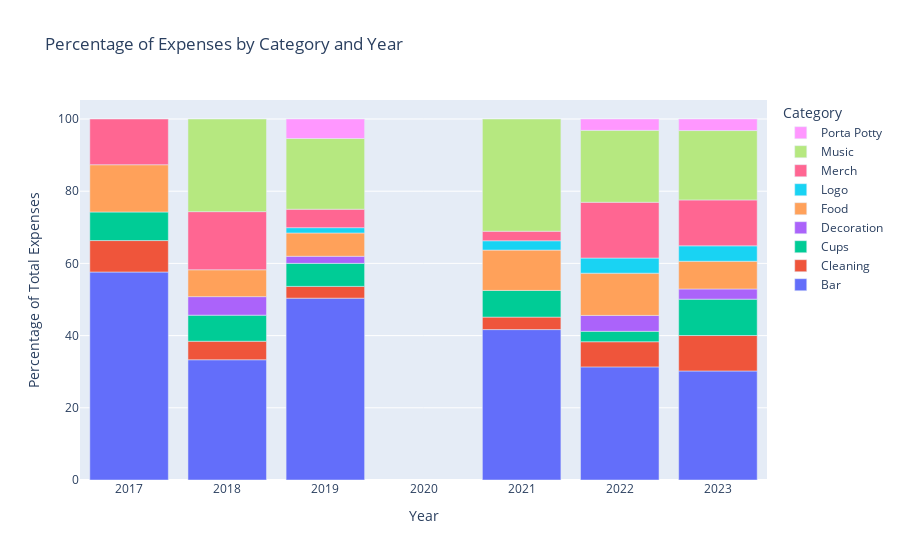

The notebook cell this image was saved under:
### Code cell
# group and sort sums by Category and Year
df_cat_year_sum = df.groupby(["Category", "Year"]).sum().reset_index()

# calculate total expenses per year
total_expenses_per_year = df.groupby("Year")["Amount"].sum().reset_index()

# merge total expenses into df_cat_year_sum
df_cat_year_sum = pd.merge(
    df_cat_year_sum, total_expenses_per_year, on="Year", suffixes=("", "_total")
)

# calculate percentage for each category-year combination
df_cat_year_sum["Percentage"] = (
    df_cat_year_sum["Amount"] / df_cat_year_sum["Amount_total"]
) * 100

# plot the chart
fig = px.bar(
    df_cat_year_sum,
    x="Year",
    y="Percentage",
    color="Category",
    labels={"Percentage": "Percentage of Total Expenses", "Year": "Year"},
    title="Percentage of Expenses by Category and Year",
    hover_data=["Category", "Percentage"],
    category_orders={"Category": sorted(df["Category"].unique())},
    custom_data=["Category"]
)

# set the legend order
fig.update_layout(legend=dict(title="Category", traceorder="reversed"))

# format percentage and display the category in the hover
fig.update_traces(hovertemplate='Category: %{customdata[0]}<br>Percentage: %{y:.2f}%')

fig.show()

### Figure 1 — Plotly figure (JSON) as saved in the notebook; plotly's stock layout.template omitted (floating-point values rounded to 4 significant figures)
{"data": [{"alignmentgroup": "True", "customdata": [["Bar"], ["Bar"], ["Bar"], ["Bar"], ["Bar"], ["Bar"]], "hovertemplate": "Category: %{customdata[0]}<br>Percentage: %{y:.2f}%", "legendgroup": "Bar", "marker": {"color": "#636efa", "pattern": {"shape": ""}}, "name": "Bar", "offsetgroup": "Bar", "orientation": "v", "showlegend": true, "textposition": "auto", "type": "bar", "x": [2017, 2018, 2019, 2021, 2022, 2023], "xaxis": "x", "y": [57.61, 33.31, 50.37, 41.67, 31.33, 30.2], "yaxis": "y"}, {"alignmentgroup": "True", "customdata": [["Cleaning"], ["Cleaning"], ["Cleaning"], ["Cleaning"], ["Cleaning"], ["Cleaning"]], "hovertemplate": "Category: %{customdata[0]}<br>Percentage: %{y:.2f}%", "legendgroup": "Cleaning", "marker": {"color": "#EF553B", "pattern": {"shape": ""}}, "name": "Cleaning", "offsetgroup": "Cleaning", "orientation": "v", "showlegend": true, "textposition": "auto", "type": "bar", "x": [2017, 2018, 2019, 2021, 2022, 2023], "xaxis": "x", "y": [8.709, 5.133, 3.264, 3.454, 6.971, 9.821], "yaxis": "y"}, {"alignmentgroup": "True", "customdata": [["Cups"], ["Cups"], ["Cups"], ["Cups"], ["Cups"], ["Cups"]], "hovertemplate": "Category: %{customdata[0]}<br>Percentage: %{y:.2f}%", "legendgroup": "Cups", "marker": {"color": "#00cc96", "pattern": {"shape": ""}}, "name": "Cups", "offsetgroup": "Cups", "orientation": "v", "showlegend": true, "textposition": "auto", "type": "bar", "x": [2017, 2018, 2019, 2021, 2022, 2023], "xaxis": "x", "y": [7.918, 7.216, 6.383, 7.397, 2.889, 10.07], "yaxis": "y"}, {"alignmentgroup": "True", "customdata": [["Decoration"], ["Decoration"], ["Decoration"], ["Decoration"]], "hovertemplate": "Category: %{customdata[0]}<br>Percentage: %{y:.2f}%", "legendgroup": "Decoration", "marker": {"color": "#ab63fa", "pattern": {"shape": ""}}, "name": "Decoration", "offsetgroup": "Decoration", "orientation": "v", "showlegend": true, "textposition": "auto", "type": "bar", "x": [2018, 2019, 2022, 2023], "xaxis": "x", "y": [5.133, 1.959, 4.4, 2.818], "yaxis": "y"}, {"alignmentgroup": "True", "customdata": [["Food"], ["Food"], ["Food"], ["Food"], ["Food"], ["Food"]], "hovertemplate": "Category: %{customdata[0]}<br>Percentage: %{y:.2f}%", "legendgroup": "Food", "marker": {"color": "#FFA15A", "pattern": {"shape": ""}}, "name": "Food", "offsetgroup": "Food", "orientation": "v", "showlegend": true, "textposition": "auto", "type": "bar", "x": [2017, 2018, 2019, 2021, 2022, 2023], "xaxis": "x", "y": [13.09, 7.442, 6.457, 11.17, 11.7, 7.685], "yaxis": "y"}, {"alignmentgroup": "True", "customdata": [["Logo"], ["Logo"], ["Logo"], ["Logo"]], "hovertemplate": "Category: %{customdata[0]}<br>Percentage: %{y:.2f}%", "legendgroup": "Logo", "marker": {"color": "#19d3f3", "pattern": {"shape": ""}}, "name": "Logo", "offsetgroup": "Logo", "orientation": "v", "showlegend": true, "textposition": "auto", "type": "bar", "x": [2019, 2021, 2022, 2023], "xaxis": "x", "y": [1.469, 2.584, 4.194, 4.27], "yaxis": "y"}, {"alignmentgroup": "True", "customdata": [["Merch"], ["Merch"], ["Merch"], ["Merch"], ["Merch"], ["Merch"]], "hovertemplate": "Category: %{customdata[0]}<br>Percentage: %{y:.2f}%", "legendgroup": "Merch", "marker": {"color": "#FF6692", "pattern": {"shape": ""}}, "name": "Merch", "offsetgroup": "Merch", "orientation": "v", "showlegend": true, "textposition": "auto", "type": "bar", "x": [2017, 2018, 2019, 2021, 2022, 2023], "xaxis": "x", "y": [12.67, 16.1, 5.113, 2.639, 15.45, 12.71], "yaxis": "y"}, {"alignmentgroup": "True", "customdata": [["Music"], ["Music"], ["Music"], ["Music"], ["Music"]], "hovertemplate": "Category: %{customdata[0]}<br>Percentage: %{y:.2f}%", "legendgroup": "Music", "marker": {"color": "#B6E880", "pattern": {"shape": ""}}, "name": "Music", "offsetgroup": "Music", "orientation": "v", "showlegend": true, "textposition": "auto", "type": "bar", "x": [2018, 2019, 2021, 2022, 2023], "xaxis": "x", "y": [25.66, 19.59, 31.09, 19.92, 19.22], "yaxis": "y"}, {"alignmentgroup": "True", "customdata": [["Porta Potty"], ["Porta Potty"], ["Porta Potty"]], "hovertemplate": "Category: %{customdata[0]}<br>Percentage: %{y:.2f}%", "legendgroup": "Porta Potty", "marker": {"color": "#FF97FF", "pattern": {"shape": ""}}, "name": "Porta Potty", "offsetgroup": "Porta Potty", "orientation": "v", "showlegend": true, "textposition": "auto", "type": "bar", "x": [2019, 2022, 2023], "xaxis": "x", "y": [5.401, 3.146, 3.203], "yaxis": "y"}], "layout": {"barmode": "relative", "legend": {"title": {"text": "Category"}, "tracegroupgap": 0, "traceorder": "reversed"}, "title": {"text": "Percentage of Expenses by Category and Year"}, "xaxis": {"anchor": "y", "domain": [0, 1], "title": {"text": "Year"}}, "yaxis": {"anchor": "x", "domain": [0, 1], "title": {"text": "Percentage of Total Expenses"}}}}
